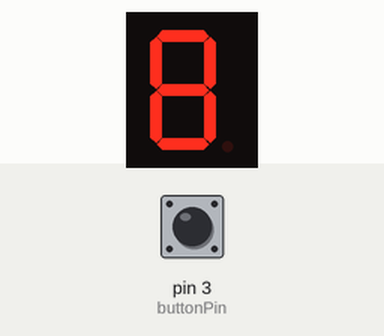
The sketch below on a simulated Arduino Uno, built with avr-gcc and run on an emulated ATmega328P. On the bench: 1-digit seven-segment display. Wiring (inferred from the names in the program): 1-digit 7-segment display, segments lit when HIGH: segments pin 11, pin 12, pin 5, pin 7, pin 6, pin 9, pin 8. Inputs (shaded band) come from the test bench; at power-on: pin 3 (buttonPin) LOW. Random numbers use the default seed unless the sketch sets one; the segment pins are drawn as the display they are named for.

Above: at 1.2 s.
1.3 s: pin 3 (buttonPin) pulled HIGH for 0.15 s
At 1.31 s:
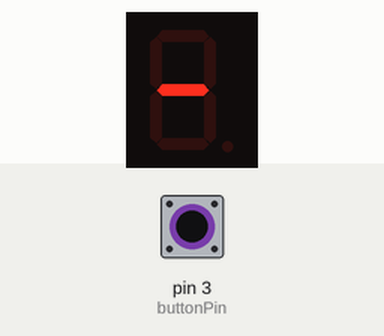
At 1.66 s:
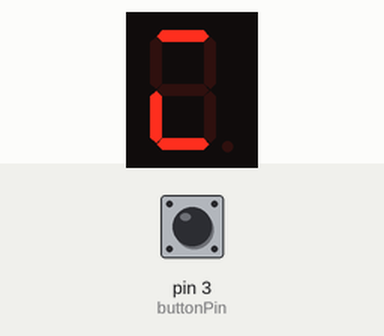
2.0 s: pin 3 (buttonPin) pulsed HIGH 5 times (0.12 s each, 0.3 s apart)
At 2.96 s:
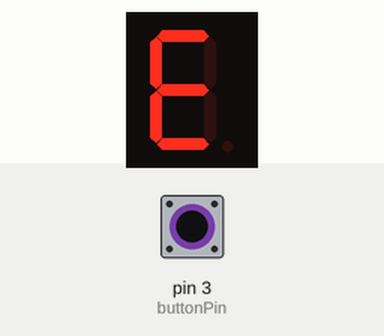
Timing chart, 0 to 5.0 s (numbered marks = the images above; inputs shaded):
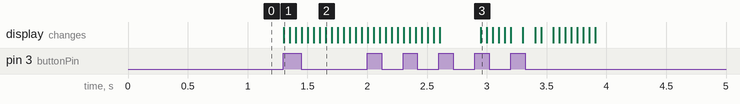

The sketch:

sketch.ino
```cpp
#include "lcd_digit.h"
#include "button.h"
#include "die.h"

const unsigned int segment_a_pin = 11;
const unsigned int segment_b_pin = 12;
const unsigned int segment_c_pin =  5;
const unsigned int segment_d_pin =  7;
const unsigned int segment_e_pin =  6;
const unsigned int segment_f_pin =  9;
const unsigned int segment_g_pin =  8;

const unsigned int buttonPin = 3;

LcdDigit lcdDigit(segment_a_pin, segment_b_pin, segment_c_pin, segment_d_pin, segment_e_pin, segment_f_pin, segment_g_pin);
Button   button(buttonPin);
Die      die(lcdDigit, button, 10);

void setup()
{
}

void loop()
{
  die.run();
}
```

button.cpp
```cpp
#include <Arduino.h>
#include "button.h"

Button::Button(const unsigned int inputPin) : _inputPin(inputPin) {
  pinMode(inputPin, INPUT);
  _previousState = readValue();
}

const bool Button::isUpdated() {
  _currentState = readValue();
  const bool updated = (_currentState != _previousState);
  _previousState = _currentState;
  return updated;
}

const bool Button::isPressed() const {
  return _currentState == HIGH;
}

const unsigned int Button::readValue() const {
  return digitalRead(_inputPin);
}
```

button.h
```cpp
#ifndef BUTTON_H
#define BUTTON_H

class Button {
  public:
  Button(const unsigned int inputPin);

  const bool isUpdated();
  const bool isPressed() const;

  private:
  const unsigned int readValue() const;

  const unsigned int _inputPin;
  unsigned int _previousState, _currentState;
};

#endif
```

die.cpp
```cpp
#include <Arduino.h>
#include "die.h"

Die::Die(
  LcdDigit lcdDigit, Button button,
  const unsigned int numberOfSides,
  const unsigned int maximumTries,
  const unsigned int delayBetweenTries
) : _lcdDigit(lcdDigit), _button(button), _numberOfSides(numberOfSides),
    _maximumTries(maximumTries), _delayBetweenTries(delayBetweenTries) {
  randomSeed(analogRead(A0));
}

void Die::run() {
  if(isButtonPressed()) {
    rollRandomNumber();
  }
}

const bool Die::isButtonPressed() {
  return _button.isUpdated() && _button.isPressed();
}

void Die::rollRandomNumber() {
  for(unsigned int i = 0; i < tries(); i++) {
    displayNumber(randomNumber());
    delay(_delayBetweenTries);
  }
}

const unsigned int Die::tries() {
  return random(20, _maximumTries + 1);
}

const unsigned int Die::randomNumber() {
  return random(1, _numberOfSides + 1);
}

void Die::displayNumber(const unsigned int number) {
  _lcdDigit.displayNumber(number);
}
```

die.h
```cpp
#ifndef DIE_H
#define DIE_H

#include "lcd_digit.h"
#include "button.h"

class Die {
  public:
  Die(
    const LcdDigit lcdDigit, Button button,
    const unsigned int numberOfSides,
    const unsigned int maximumTries      = 50,
    const unsigned int delayBetweenTries = 50
  );

  void run();

  private:

  const bool isButtonPressed();
  void rollRandomNumber();
  void displayNumber(const unsigned int number);
  const unsigned int tries();
  const unsigned int randomNumber();

  const LcdDigit _lcdDigit;
  Button _button;
  const unsigned int _numberOfSides, _maximumTries, _delayBetweenTries;
};

#endif
```

lcd_digit.cpp
```cpp
#include <Arduino.h>
#include "lcd_digit.h"

LcdDigit::LcdDigit(
  const unsigned int segment_a_pin, const unsigned int segment_b_pin,
  const unsigned int segment_c_pin, const unsigned int segment_d_pin,
  const unsigned int segment_e_pin, const unsigned int segment_f_pin,
  const unsigned int segment_g_pin
) {
  setupNumber(_all,        segment_a_pin, segment_b_pin, segment_c_pin, segment_d_pin, segment_e_pin, segment_f_pin, segment_g_pin);
  setupNumber(_numbers[0], segment_a_pin, segment_b_pin, segment_c_pin, segment_d_pin, segment_e_pin, segment_f_pin);
  setupNumber(_numbers[1],                segment_b_pin, segment_c_pin);
  setupNumber(_numbers[2], segment_a_pin, segment_b_pin,                segment_d_pin, segment_e_pin,                segment_g_pin);
  setupNumber(_numbers[3], segment_a_pin, segment_b_pin, segment_c_pin, segment_d_pin,                               segment_g_pin);
  setupNumber(_numbers[4],                segment_b_pin, segment_c_pin,                               segment_f_pin, segment_g_pin);
  setupNumber(_numbers[5], segment_a_pin,                segment_c_pin, segment_d_pin,                segment_f_pin, segment_g_pin);
  setupNumber(_numbers[6], segment_a_pin,                segment_c_pin, segment_d_pin, segment_e_pin, segment_f_pin, segment_g_pin);
  setupNumber(_numbers[7], segment_a_pin, segment_b_pin, segment_c_pin);
  setupNumber(_numbers[8], segment_a_pin, segment_b_pin, segment_c_pin, segment_d_pin, segment_e_pin, segment_f_pin, segment_g_pin);
  setupNumber(_numbers[9], segment_a_pin, segment_b_pin, segment_c_pin, segment_d_pin,                segment_f_pin, segment_g_pin);

  setupPins();
}

void LcdDigit::setupNumber(
    unsigned int *segments, const unsigned int a,
    const unsigned int b, const unsigned int c,
    const unsigned int d, const unsigned int e,
    const unsigned int f, const unsigned int g
) {
  segments[0] = a;
  segments[1] = b;
  segments[2] = c;
  segments[3] = d;
  segments[4] = e;
  segments[5] = f;
  segments[6] = g;
  segments[7] = NULL;
}

void LcdDigit::setupPins() const {
  for(const unsigned int *segment = _all; *segment != NULL; segment++) {
    pinMode(*segment, OUTPUT);
  }
  clearAllSegments();
}

void LcdDigit::digitalWriteSegments(const unsigned int segments[], const unsigned int level) const {
  for(const unsigned int *segment = segments; *segment != NULL; segment++) {
    digitalWrite(*segment, level);
  }
}

void LcdDigit::clearSegments(const unsigned int segments[]) const {
  digitalWriteSegments(segments, HIGH);
}

void LcdDigit::clearAllSegments() const {
  clearSegments(_all);
}

void LcdDigit::lightSegments(const unsigned int segments[]) const {
  digitalWriteSegments(segments, LOW);
}

void LcdDigit::displayNumber(const unsigned int number) const {
  clearAllSegments();
  lightSegments(segmentsForNumber(number));
}

const unsigned int *LcdDigit::segmentsForNumber(const unsigned int number) const {
  const unsigned int numberOfNumbers = sizeof(_numbers) / sizeof(_numbers[0]);
  const unsigned int boundedNumber = number % numberOfNumbers;
  return _numbers[boundedNumber];
}
```

lcd_digit.h
```cpp
#ifndef LCD_DIGIT_H
#define LCD_DIGIT_H

#include <stddef.h>

class LcdDigit {
  public:
  LcdDigit(
    const unsigned int segment_a_pin,
    const unsigned int segment_b_pin,
    const unsigned int segment_c_pin,
    const unsigned int segment_d_pin,
    const unsigned int segment_e_pin,
    const unsigned int segment_f_pin,
    const unsigned int segment_g_pin
  );

  void displayNumber(const unsigned int number) const;
  void clearNumber() const;

  private:
  void setupNumber(unsigned int segments[], const unsigned int a = NULL, const unsigned int b = NULL, const unsigned int c = NULL, const unsigned int d = NULL, const unsigned int e = NULL, const unsigned int f = NULL, const unsigned int g = NULL);
  void setupPins() const;
  void digitalWriteSegments(const unsigned int segments[], const unsigned int level) const;
  void clearSegments(const unsigned int segments[]) const;
  void clearAllSegments() const;
  void lightSegments(const unsigned int segments[]) const;
  const unsigned int *segmentsForNumber(const unsigned int number) const;

  unsigned int _all[8];
  unsigned int _numbers[10][8];
};

#endif
```

Measured:
- after the input at 1.3 s, the display: changes at once (image 1)
